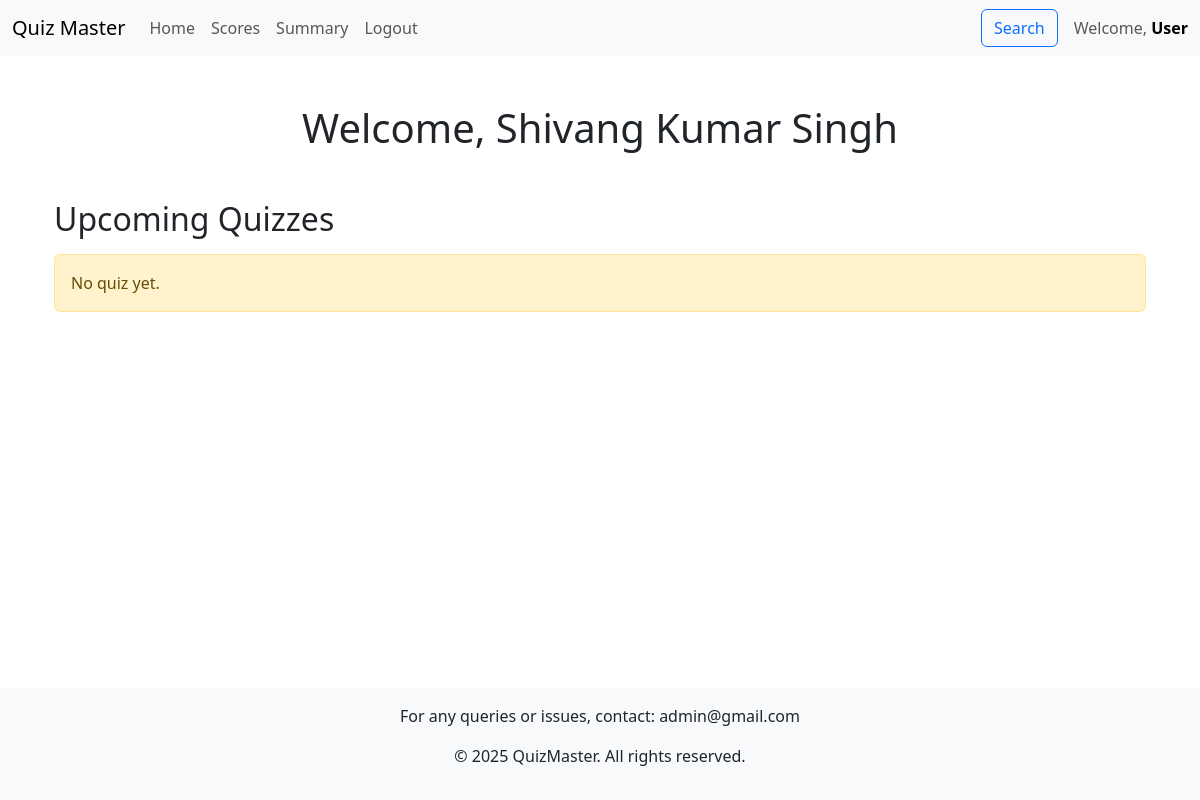
The page /dashboard (signed in) on the database its author committed.
### models.py (models this page shows)
class User(db.Model):
    id = db.Column(db.Integer, primary_key=True)
    username = db.Column(db.String(120), unique=True, nullable=False)
    password_hash = db.Column(db.String(120), nullable=False)
    full_name = db.Column(db.String(100))
    qualification = db.Column(db.String(100))
    dob = db.Column(db.Date)
    role = db.Column(db.Enum("user", "admin", name="user_roles"), default="user",)
    created_at = db.Column(db.DateTime, default=datetime.now(timezone.utc))
    scores = db.relationship('Score', backref='user', lazy=True, cascade="all, delete-orphan")

### controllers/controllers_admin.py (the view, shortened to what this page needs)
@app.route("/dashboard", methods=["GET", "POST"])
@auth_required
def dashboard():
        user = User.query.get(session["user_id"])
        if user.role=="user":
            current_date = date.today().isoformat()
            attempted_quiz_id = db.session.query(Score.quiz_id).filter(Score.user_id == user.id)
            quiz = Quiz.query.filter(
    and_(
        Quiz.date_of_quiz >= current_date,  # Future quizzes
        ~Quiz.id.in_(attempted_quiz_id)  # Exclude attempted quizzes
    )
).all()
            quiz_questions_count = {quiz.id: db.session.query(Question).filter(Question.quiz_id == quiz.id).count()
            for quiz in quiz}
            return render_template("dashboard_user.html",user=user,quiz=quiz,quiz_questions_count=quiz_questions_count)

### controllers/controllers_admin.py (called while the page is built)
def auth_required(func):
    @wraps(func)
    def inner(*args, **kwargs):
        if "user_id" in session:
            return func(*args, **kwargs)
        else:
            flash("Please login to continue")
            return redirect(url_for("index"))
    return inner

### controllers/controllers_login.py (called while the page is built)
@app.context_processor
def inject_admin_email():
    admin_user = User.query.filter_by(role="admin").first()
    return {"admin_email": admin_user.username}

### templates/dashboard_user.html
{% extends "base.html" %} {% block title %}Dashboard{% endblock %} {% block content %}
<div class="container mt-4">
    <br><h1 class="mb-4 text-center">Welcome, {{ user.full_name }}</h1><br>
    <section>
        <h2 class="mb-3">Upcoming Quizzes</h2>
        {% if quiz %}
        <div class="table-responsive">
            <table class="table table-striped table-hover">
                <thead class="table-primary">
                    <tr>
                        <th>Quiz</th>
                        <th>No. of questions</th>
                        <th>Date</th>
                        <th>Duration</th>
                        <th>Actions</th>
                    </tr>
                </thead>
                <tbody>
                    {% for quiz in quiz if quiz_questions_count[quiz.id] > 0 %}
                    <tr>
                        <td>{{ quiz.type }} ({{quiz.chapter.name}}) </td>
                        <td>{{ quiz_questions_count[quiz.id] }}</td>
                        <td>{{ quiz.date_of_quiz.strftime('%Y-%m-%d') }}</td>
                        <td>{{ quiz.time_duration }} minutes </td>
                        <td>
                            <button type="button" class="btn btn-info btn-sm" data-bs-toggle="modal" data-bs-target="#quizModal{{quiz.id}}">
                                View
                            </button>
                            <a href="{{ url_for('start_quiz', quiz_id=quiz.id) }}" class="btn btn-primary btn-sm">Start Quiz</a>
                        </td>
                    </tr>
                    <div class="modal fade" id="quizModal{{quiz.id}}" tabindex="-1" aria-labelledby="quizModalLabel" aria-hidden="true">
                        <div class="modal-dialog">
                            <div class="modal-content">
                                <div class="modal-header">
                                    <h5 class="modal-title" id="quizModalLabel">View the Quiz</h5>
                                    <button type="button" class="btn-close" data-bs-dismiss="modal" aria-label="Close"></button>
                                </div>
                                <div class="modal-body">
                                    <p><strong>ID:</strong> {{quiz.id}}</p>
                                    <p><strong>Subject:</strong> <span class="badge bg-success">{{quiz.chapter.subject.name}}</span></p>
                                    <p><strong>Description:</strong> {{quiz.chapter.subject.description}}</p>
                                    <p><strong>Chapter:</strong> <span class="badge bg-primary">{{quiz.chapter.name}}</span></p>
                                    <p><strong>Description:</strong> {{quiz.chapter.description}}</p>
                                    <p><strong>Number of Questions:</strong> {{ quiz_questions_count[quiz.id] }}</p>
                                    <p><strong>Date:</strong> {{ quiz.date_of_quiz.strftime('%Y-%m-%d') }}</p>
                                    <p><strong>Duration (minutes):</strong> {{ quiz.time_duration }}</p>
                                </div>
                                <div class="modal-footer">
                                    <button type="button" class="btn btn-secondary" data-bs-dismiss="modal">Close</button>
                                </div>
                            </div>
                        </div>
                    </div>
                    {% endfor %}
                </tbody>
            </table>
        </div>
        {% else %}
        <p class="alert alert-warning">No quiz yet.</p>
        {% endif %}
    </section>
</div>
{% endblock %}

### templates/base.html (shortened to what this page needs)
<!DOCTYPE html>
<html lang="en">
<head>
    <link href="https://cdn.jsdelivr.net/npm/bootstrap@5.3.0-alpha1/dist/css/bootstrap.min.css" rel="stylesheet">
    <link href="../static/styles/styles.css" rel="stylesheet">
</head>
<body class="d-flex flex-column min-vh-100">
    {% include 'navbar.html' with context %}
    <div class="container flex-grow-1 d-flex flex-column"">
        {% block content %}
        {% endblock %}
    </div>
    <footer class="text-center mt-5 p-3 bg-light">
        <p>For any queries or issues, contact: {{admin_email}}</p>
        <p>&copy; 2025 QuizMaster. All rights reserved.</p>
    </footer>
</body>
</html>

### templates/navbar.html (shortened to what this page needs)
<nav class="navbar navbar-expand-lg navbar-light bg-light">
    <div class="container-fluid">
        <a class="navbar-brand" href="/">Quiz Master</a>
        <div class="collapse navbar-collapse" id="navbarNav">
            <ul class="navbar-nav me-auto">
                {% if 'user_id' in session %}
                <li class="nav-item">
                    <a class="nav-link" href="/dashboard">Home</a>
                </li>
                {% if user.role=="user" %}
                <li class="nav-item">
                    <a class="nav-link" href="/dashboard/scores/{{user.id}}">Scores</a>
                </li>
                {% else %}
                <li class="nav-item">
                    <a class="nav-link" href="/dashboard/quiz_management">Quiz</a>
                </li>
                {% endif %}
                <li class="nav-item">
                    <a class="nav-link" href="/summary">Summary</a>
                </li>
                <li class="nav-item">
                    <a class="nav-link" href="/logout">Logout</a>
                </li>
                {% endif %}
            </ul>
            {% if 'user_id' in session %}
            <div class="d-flex align-items-center">
                <a class="nav-link me-3" href="/search">
                    <button class="btn btn-outline-primary">Search</button>
                </a>
                <span class="navbar-text">
                    Welcome, <a class="fw-bold text-decoration-none" href="/profile">{{ user.role | capitalize }}</a>
                </span>
            </div>
            {% endif %}
        </div>
    </div>
</nav>

### rows shown on the page
User: role "User", full_name "Shivang Kumar Singh"
User: username "admin@gmail.com"
